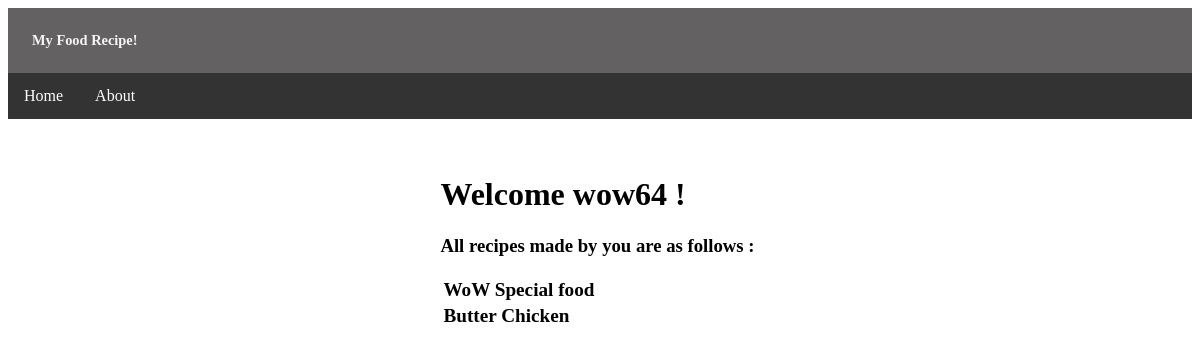
The page /foodstuffs/profile (signed in) on the database its author committed.
### foodstuffs/models.py (models this page shows, shortened)
class User(models.Model):
    user_name=models.CharField(max_length=50 ,unique=True)
    user_password=models.CharField(max_length=16)
    user_mail=models.EmailField()

class UserRecipe(models.Model):
    user=models.ForeignKey(User, on_delete=models.CASCADE)
    recipe_name=models.CharField(max_length=50,unique=True)
    recipe_description=models.CharField(max_length=500)
    recipe_ingredients=models.CharField(max_length=500)
    recipe_steps=models.CharField(max_length=2000)
    recipe_img=models.ImageField(upload_to='images/')
    recipe_publish=models.DateField()
    recipe_edit=models.DateField()

### foodstuffs/views.py (the view)
# urls.py: path('profile',views.profile,name='profile'),
def profile(request):
    if request.session['is_logged']==False:
        msg="Please login first."
        return render(request,'foodstuffs/landingpage.html',{'msg':msg})
    userq=User.objects.get(pk=request.session['id'])
    q=UserRecipe.objects.filter(user=userq)
    return render(request,'foodstuffs/profile.html',{'userq':userq ,'q':q})

### foodstuffs/templates/foodstuffs/profile.html (shortened to what this page needs)
{% load static %}
<!DOCTYPE html>
<html>
<head>
    <link rel="stylesheet" href="{% static 'css/foodstuffs.css' %}">
</head>
<body>
    <header>My Food Recipe!</header>
    <div class="menu">
        <ul class="ul1">
            <li class="li1"><a class="lia" href="/">Home</a></li>
            <li class="li1"><a class="lia" href="/foodstuffs/about">About</a></li>
        </ul>
    </div>
    <div class="main">
        <h1>Welcome {{userq.user_name}} !</h1>
        <h3>All recipes made by you are as follows :</h3>
        <table>
            {% for some in q %}
            <tr>
                <td><a class="as" href="/foodstuffs/{{some.id}}">{{some.recipe_name}}</a></td>
            </tr>
            {% endfor %}
        </table>
    </div>
</body>
</html>

### foodstuffs/static/css/foodstuffs.css (style rules this page uses)
header { padding-top: 2vw; padding-bottom: 2vw; padding-left: 2vw; background-color: rgba(54, 51, 51, 0.774); font-weight: bolder; font-family: 'Lucida Sans'; color: whitesmoke; font-size: 1.2vw; }
.ul1 { list-style-type: none; margin: 0; padding: 0; overflow: hidden; background-color: #333; }
.li1 { float: left; }
.lia { display: block; color: white; text-align: center; padding: 14px 16px; text-decoration: none; }

### foodstuffs/templates/foodstuffs/profile.html (style rules this page uses)
.as { text-decoration: none; color: black; font-size: larger; }
.main { margin: auto; width: 30%; padding-top: 3vw; padding-left: 3vw; font-weight: bolder; }

### rows shown on the page
User: user_name "wow64"
UserRecipe: recipe_name "WoW Special food"
UserRecipe: recipe_name "Butter Chicken"
